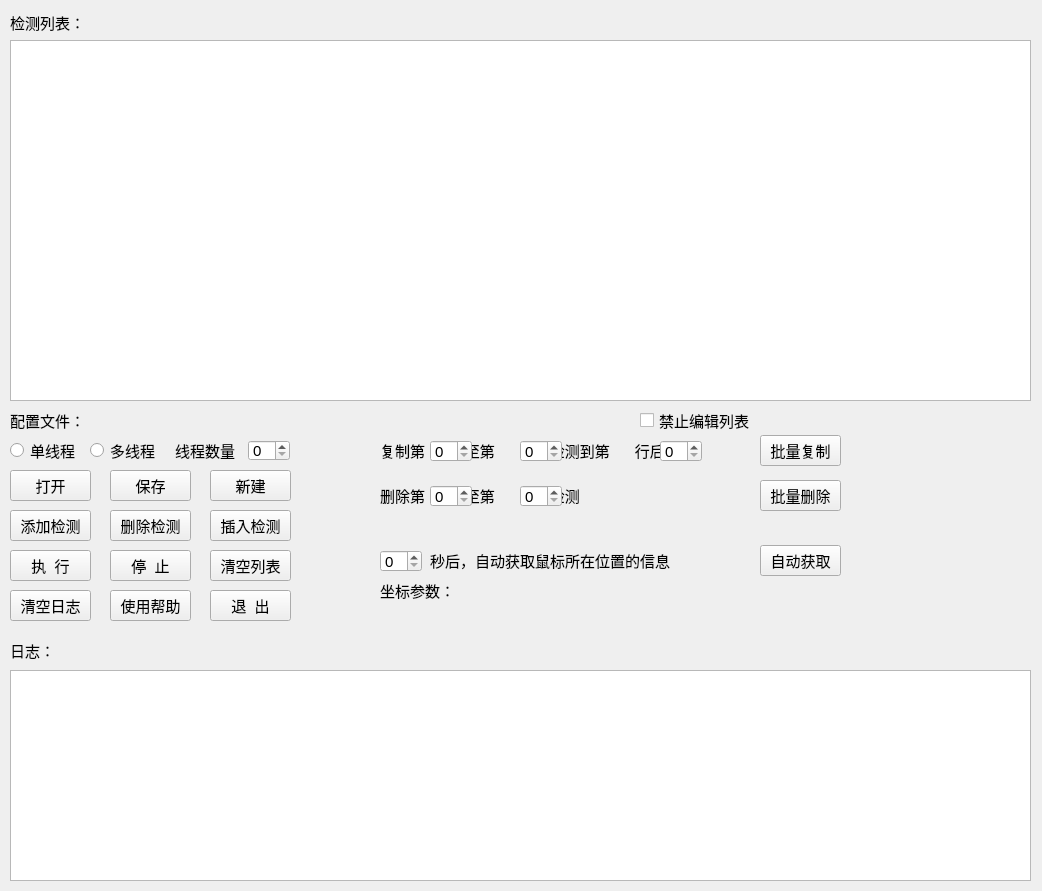
<?xml version="1.0" encoding="UTF-8"?>
<ui version="4.0">
 <class>ColorScanMulti</class>
 <widget class="QWidget" name="ColorScanMulti">
  <property name="geometry">
   <rect>
    <x>0</x>
    <y>0</y>
    <width>1042</width>
    <height>891</height>
   </rect>
  </property>
  <property name="font">
   <font>
    <pointsize>11</pointsize>
   </font>
  </property>
  <property name="windowTitle">
   <string>ColorScanMulti</string>
  </property>
  <widget class="QLabel" name="label">
   <property name="geometry">
    <rect>
     <x>10</x>
     <y>12</y>
     <width>71</width>
     <height>21</height>
    </rect>
   </property>
   <property name="font">
    <font>
     <pointsize>11</pointsize>
    </font>
   </property>
   <property name="text">
    <string>检测列表：</string>
   </property>
  </widget>
  <widget class="QLabel" name="label_2">
   <property name="geometry">
    <rect>
     <x>10</x>
     <y>640</y>
     <width>41</width>
     <height>20</height>
    </rect>
   </property>
   <property name="font">
    <font>
     <pointsize>11</pointsize>
    </font>
   </property>
   <property name="text">
    <string>日志：</string>
   </property>
  </widget>
  <widget class="QTextEdit" name="teLog">
   <property name="geometry">
    <rect>
     <x>10</x>
     <y>670</y>
     <width>1021</width>
     <height>211</height>
    </rect>
   </property>
  </widget>
  <widget class="QPushButton" name="btnOpen">
   <property name="geometry">
    <rect>
     <x>10</x>
     <y>470</y>
     <width>81</width>
     <height>31</height>
    </rect>
   </property>
   <property name="text">
    <string>打开</string>
   </property>
  </widget>
  <widget class="QPushButton" name="btnSave">
   <property name="geometry">
    <rect>
     <x>110</x>
     <y>470</y>
     <width>81</width>
     <height>31</height>
    </rect>
   </property>
   <property name="text">
    <string>保存</string>
   </property>
  </widget>
  <widget class="QPushButton" name="btnStart">
   <property name="geometry">
    <rect>
     <x>10</x>
     <y>550</y>
     <width>81</width>
     <height>31</height>
    </rect>
   </property>
   <property name="text">
    <string>执  行</string>
   </property>
  </widget>
  <widget class="QPushButton" name="btnClearActions">
   <property name="geometry">
    <rect>
     <x>210</x>
     <y>550</y>
     <width>81</width>
     <height>31</height>
    </rect>
   </property>
   <property name="text">
    <string>清空列表</string>
   </property>
  </widget>
  <widget class="QPushButton" name="btnQuit">
   <property name="geometry">
    <rect>
     <x>210</x>
     <y>590</y>
     <width>81</width>
     <height>31</height>
    </rect>
   </property>
   <property name="text">
    <string>退  出</string>
   </property>
  </widget>
  <widget class="QLabel" name="label_4">
   <property name="geometry">
    <rect>
     <x>10</x>
     <y>410</y>
     <width>71</width>
     <height>21</height>
    </rect>
   </property>
   <property name="text">
    <string>配置文件：</string>
   </property>
  </widget>
  <widget class="QTableWidget" name="twColors">
   <property name="geometry">
    <rect>
     <x>10</x>
     <y>40</y>
     <width>1021</width>
     <height>361</height>
    </rect>
   </property>
  </widget>
  <widget class="QPushButton" name="btnStop">
   <property name="geometry">
    <rect>
     <x>110</x>
     <y>550</y>
     <width>81</width>
     <height>31</height>
    </rect>
   </property>
   <property name="text">
    <string>停  止</string>
   </property>
  </widget>
  <widget class="QLabel" name="labelDir">
   <property name="geometry">
    <rect>
     <x>90</x>
     <y>410</y>
     <width>481</width>
     <height>21</height>
    </rect>
   </property>
   <property name="text">
    <string/>
   </property>
  </widget>
  <widget class="QPushButton" name="btnAdd">
   <property name="geometry">
    <rect>
     <x>10</x>
     <y>510</y>
     <width>81</width>
     <height>31</height>
    </rect>
   </property>
   <property name="text">
    <string>添加检测</string>
   </property>
  </widget>
  <widget class="QPushButton" name="btnDelete">
   <property name="geometry">
    <rect>
     <x>110</x>
     <y>510</y>
     <width>81</width>
     <height>31</height>
    </rect>
   </property>
   <property name="text">
    <string>删除检测</string>
   </property>
  </widget>
  <widget class="QPushButton" name="btnHelp">
   <property name="geometry">
    <rect>
     <x>110</x>
     <y>590</y>
     <width>81</width>
     <height>31</height>
    </rect>
   </property>
   <property name="text">
    <string>使用帮助</string>
   </property>
  </widget>
  <widget class="QPushButton" name="btnClearLog">
   <property name="geometry">
    <rect>
     <x>10</x>
     <y>590</y>
     <width>81</width>
     <height>31</height>
    </rect>
   </property>
   <property name="text">
    <string>清空日志</string>
   </property>
  </widget>
  <widget class="QPushButton" name="btnInsert">
   <property name="geometry">
    <rect>
     <x>210</x>
     <y>510</y>
     <width>81</width>
     <height>31</height>
    </rect>
   </property>
   <property name="text">
    <string>插入检测</string>
   </property>
  </widget>
  <widget class="QPushButton" name="btnNew">
   <property name="geometry">
    <rect>
     <x>210</x>
     <y>470</y>
     <width>81</width>
     <height>31</height>
    </rect>
   </property>
   <property name="text">
    <string>新建</string>
   </property>
  </widget>
  <widget class="QSpinBox" name="sbRowCopyEnd">
   <property name="geometry">
    <rect>
     <x>520</x>
     <y>440</y>
     <width>42</width>
     <height>22</height>
    </rect>
   </property>
  </widget>
  <widget class="QLabel" name="label_5">
   <property name="geometry">
    <rect>
     <x>380</x>
     <y>440</y>
     <width>371</width>
     <height>21</height>
    </rect>
   </property>
   <property name="font">
    <font>
     <pointsize>11</pointsize>
    </font>
   </property>
   <property name="text">
    <string>复制第      行至第      行的检测到第      行后面</string>
   </property>
  </widget>
  <widget class="QSpinBox" name="sbRowCopyStart">
   <property name="geometry">
    <rect>
     <x>430</x>
     <y>440</y>
     <width>42</width>
     <height>22</height>
    </rect>
   </property>
  </widget>
  <widget class="QSpinBox" name="sbRowCopyMark">
   <property name="geometry">
    <rect>
     <x>660</x>
     <y>440</y>
     <width>42</width>
     <height>22</height>
    </rect>
   </property>
  </widget>
  <widget class="QPushButton" name="btnCopyRows">
   <property name="geometry">
    <rect>
     <x>760</x>
     <y>435</y>
     <width>81</width>
     <height>31</height>
    </rect>
   </property>
   <property name="text">
    <string>批量复制</string>
   </property>
  </widget>
  <widget class="QLabel" name="label_6">
   <property name="geometry">
    <rect>
     <x>380</x>
     <y>485</y>
     <width>371</width>
     <height>21</height>
    </rect>
   </property>
   <property name="font">
    <font>
     <pointsize>11</pointsize>
    </font>
   </property>
   <property name="text">
    <string>删除第      行至第      行的检测</string>
   </property>
  </widget>
  <widget class="QSpinBox" name="sbRowDeleteStart">
   <property name="geometry">
    <rect>
     <x>430</x>
     <y>485</y>
     <width>42</width>
     <height>22</height>
    </rect>
   </property>
  </widget>
  <widget class="QSpinBox" name="sbRowDeleteEnd">
   <property name="geometry">
    <rect>
     <x>520</x>
     <y>485</y>
     <width>42</width>
     <height>22</height>
    </rect>
   </property>
  </widget>
  <widget class="QPushButton" name="btnDeleteRows">
   <property name="geometry">
    <rect>
     <x>760</x>
     <y>480</y>
     <width>81</width>
     <height>31</height>
    </rect>
   </property>
   <property name="text">
    <string>批量删除</string>
   </property>
  </widget>
  <widget class="QRadioButton" name="rbSingleThread">
   <property name="geometry">
    <rect>
     <x>10</x>
     <y>440</y>
     <width>71</width>
     <height>21</height>
    </rect>
   </property>
   <property name="text">
    <string>单线程</string>
   </property>
  </widget>
  <widget class="QRadioButton" name="rbMultiThread">
   <property name="geometry">
    <rect>
     <x>90</x>
     <y>440</y>
     <width>71</width>
     <height>21</height>
    </rect>
   </property>
   <property name="text">
    <string>多线程</string>
   </property>
  </widget>
  <widget class="QLabel" name="label_3">
   <property name="geometry">
    <rect>
     <x>175</x>
     <y>440</y>
     <width>61</width>
     <height>21</height>
    </rect>
   </property>
   <property name="text">
    <string>线程数量</string>
   </property>
  </widget>
  <widget class="QSpinBox" name="sbThreadCount">
   <property name="geometry">
    <rect>
     <x>248</x>
     <y>440</y>
     <width>42</width>
     <height>21</height>
    </rect>
   </property>
  </widget>
  <widget class="QCheckBox" name="cbNoEdit">
   <property name="geometry">
    <rect>
     <x>640</x>
     <y>410</y>
     <width>111</width>
     <height>21</height>
    </rect>
   </property>
   <property name="text">
    <string>禁止编辑列表</string>
   </property>
  </widget>
  <widget class="QSpinBox" name="sbAutoGetDelay">
   <property name="geometry">
    <rect>
     <x>380</x>
     <y>550</y>
     <width>42</width>
     <height>22</height>
    </rect>
   </property>
  </widget>
  <widget class="QLabel" name="label_7">
   <property name="geometry">
    <rect>
     <x>430</x>
     <y>550</y>
     <width>241</width>
     <height>21</height>
    </rect>
   </property>
   <property name="text">
    <string>秒后，自动获取鼠标所在位置的信息</string>
   </property>
  </widget>
  <widget class="QPushButton" name="btnAutoGet">
   <property name="geometry">
    <rect>
     <x>760</x>
     <y>545</y>
     <width>81</width>
     <height>31</height>
    </rect>
   </property>
   <property name="text">
    <string>自动获取</string>
   </property>
  </widget>
  <widget class="QLabel" name="label_8">
   <property name="geometry">
    <rect>
     <x>380</x>
     <y>580</y>
     <width>71</width>
     <height>21</height>
    </rect>
   </property>
   <property name="text">
    <string>坐标参数：</string>
   </property>
  </widget>
  <widget class="QLabel" name="labelAutoGetParam">
   <property name="geometry">
    <rect>
     <x>460</x>
     <y>580</y>
     <width>301</width>
     <height>21</height>
    </rect>
   </property>
   <property name="text">
    <string/>
   </property>
  </widget>
  <widget class="QLabel" name="labelAlert">
   <property name="geometry">
    <rect>
     <x>383</x>
     <y>620</y>
     <width>461</width>
     <height>31</height>
    </rect>
   </property>
   <property name="font">
    <font>
     <pointsize>17</pointsize>
    </font>
   </property>
   <property name="text">
    <string/>
   </property>
  </widget>
  <zorder>label</zorder>
  <zorder>label_2</zorder>
  <zorder>teLog</zorder>
  <zorder>btnOpen</zorder>
  <zorder>btnSave</zorder>
  <zorder>btnStart</zorder>
  <zorder>btnClearActions</zorder>
  <zorder>btnQuit</zorder>
  <zorder>label_4</zorder>
  <zorder>twColors</zorder>
  <zorder>btnStop</zorder>
  <zorder>labelDir</zorder>
  <zorder>btnAdd</zorder>
  <zorder>btnDelete</zorder>
  <zorder>btnHelp</zorder>
  <zorder>btnClearLog</zorder>
  <zorder>btnInsert</zorder>
  <zorder>btnNew</zorder>
  <zorder>label_5</zorder>
  <zorder>sbRowCopyStart</zorder>
  <zorder>sbRowCopyEnd</zorder>
  <zorder>sbRowCopyMark</zorder>
  <zorder>btnCopyRows</zorder>
  <zorder>label_6</zorder>
  <zorder>sbRowDeleteStart</zorder>
  <zorder>sbRowDeleteEnd</zorder>
  <zorder>btnDeleteRows</zorder>
  <zorder>rbSingleThread</zorder>
  <zorder>rbMultiThread</zorder>
  <zorder>label_3</zorder>
  <zorder>sbThreadCount</zorder>
  <zorder>cbNoEdit</zorder>
  <zorder>sbAutoGetDelay</zorder>
  <zorder>label_7</zorder>
  <zorder>btnAutoGet</zorder>
  <zorder>label_8</zorder>
  <zorder>labelAutoGetParam</zorder>
  <zorder>labelAlert</zorder>
 </widget>
 <resources/>
 <connections/>
</ui>
